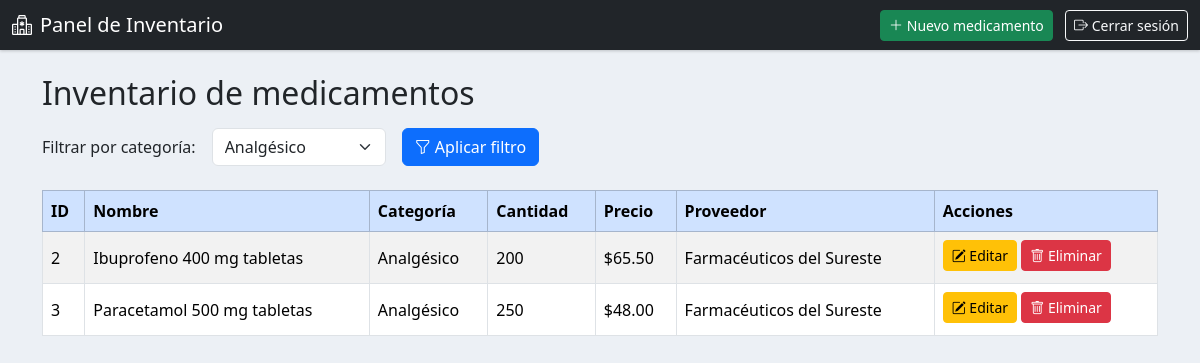
/panel.php?categoria=Analgésico (signed in), run on the app's committed database.
### tables this page shows
CREATE TABLE `medicamentos` (
  `id` int(11) NOT NULL AUTO_INCREMENT,
  `nombre` varchar(100) NOT NULL,
  `categoria` varchar(100) DEFAULT NULL,
  `cantidad` int(11) DEFAULT 0,
  `precio` decimal(10,2) DEFAULT NULL,
  `proveedor_id` int(11) DEFAULT NULL,
  `creado_en` timestamp NOT NULL DEFAULT current_timestamp(),
  `actualizado_en` timestamp NOT NULL DEFAULT current_timestamp() ON UPDATE current_timestamp(),
  PRIMARY KEY (`id`),
  KEY `fk_medicamento_proveedor` (`proveedor_id`),
  CONSTRAINT `fk_medicamento_proveedor` FOREIGN KEY (`proveedor_id`) REFERENCES `proveedores` (`id`) ON DELETE SET NULL ON UPDATE CASCADE
);

CREATE TABLE `proveedores` (
  `id` int(11) NOT NULL AUTO_INCREMENT,
  `nombre` varchar(100) NOT NULL,
  `telefono` varchar(20) DEFAULT NULL,
  `direccion` varchar(200) DEFAULT NULL,
  `creado_en` timestamp NOT NULL DEFAULT current_timestamp(),
  PRIMARY KEY (`id`)
);

### panel.php (the view, shortened to what this page needs)
<?php
require_once "conexion.php";
$categoria = isset($_GET['categoria']) ? trim($_GET['categoria']) : "";
$sql = "SELECT m.id, m.nombre, m.categoria, m.cantidad, m.precio,
               p.nombre AS proveedor
        FROM medicamentos m
        LEFT JOIN proveedores p ON m.proveedor_id = p.id";
if ($categoria !== "") {
    $sql .= " WHERE m.categoria = ?";
}
$sql .= " ORDER BY m.nombre ASC";
$stmt = $conexion->prepare($sql);
if ($categoria !== "") {
    $stmt->bind_param("s", $categoria);
}
$stmt->execute();
$resultado = $stmt->get_result();
$sqlCat = "SELECT DISTINCT categoria FROM medicamentos ORDER BY categoria";
$categoriasRes = $conexion->query($sqlCat);
?>
<!DOCTYPE html>
<html lang="es">
<head>
    <link href="https://cdn.jsdelivr.net/npm/bootstrap@5.3.3/dist/css/bootstrap.min.css" rel="stylesheet">
    <link rel="stylesheet" href="https://cdn.jsdelivr.net/npm/bootstrap-icons@1.11.3/font/bootstrap-icons.min.css">
</head>
<body>
<nav class="navbar navbar-dark bg-dark mb-4">
  <div class="container-fluid">
    <span class="navbar-brand mb-0 h1">
      <i class="bi bi-hospital me-2"></i>Panel de Inventario
    </span>
    <div>
      <a href="registro.php" class="btn btn-sm btn-success me-2">
        <i class="bi bi-plus-lg"></i> Nuevo medicamento
      </a>
      <a href="cerrar_sesion.php" class="btn btn-sm btn-outline-light">
        <i class="bi bi-box-arrow-right"></i> Cerrar sesión
      </a>
    </div>
  </div>
</nav>
<div class="container">
    <h2 class="mb-3">Inventario de medicamentos</h2>
    <form class="row g-3 mb-4" method="get" action="panel.php">
        <div class="col-auto">
            <label for="categoria" class="col-form-label">Filtrar por categoría:</label>
        </div>
        <div class="col-auto">
            <select name="categoria" id="categoria" class="form-select">
                <?php while ($rowCat = $categoriasRes->fetch_assoc()): ?>
                    <option value="<?php echo htmlspecialchars($rowCat['categoria']); ?>"
                        <?php if ($categoria === $rowCat['categoria']) echo "selected"; ?>>
                        <?php echo htmlspecialchars($rowCat['categoria']); ?>
                    </option>
                <?php endwhile; ?>
            </select>
        </div>
        <div class="col-auto">
            <button type="submit" class="btn btn-primary">
              <i class="bi bi-funnel"></i> Aplicar filtro
            </button>
        </div>
    </form>
    <div class="table-responsive">
      <table class="table table-striped table-bordered align-middle">
          <thead class="table-primary">
              <tr>
                  <th>ID</th>
                  <th>Nombre</th>
                  <th>Categoría</th>
                  <th>Cantidad</th>
                  <th>Precio</th>
                  <th>Proveedor</th>
                  <th>Acciones</th>
              </tr>
          </thead>
          <tbody>
          <?php if ($resultado->num_rows > 0): ?>
              <?php while ($med = $resultado->fetch_assoc()): ?>
                  <tr>
                      <td><?php echo $med['id']; ?></td>
                      <td><?php echo htmlspecialchars($med['nombre']); ?></td>
                      <td><?php echo htmlspecialchars($med['categoria']); ?></td>
                      <td><?php echo $med['cantidad']; ?></td>
                      <td>$<?php echo number_format($med['precio'], 2); ?></td>
                      <td><?php echo htmlspecialchars($med['proveedor'] ?? 'Sin proveedor'); ?></td>
                      <td>
                          <a href="editar_medicamento.php?id=<?php echo $med['id']; ?>" class="btn btn-sm btn-warning mb-1">
                              <i class="bi bi-pencil-square"></i> Editar
                          </a>
                          <a href="eliminar_medicamento.php?id=<?php echo $med['id']; ?>"
                             class="btn btn-sm btn-danger mb-1"
                             onclick="return confirm('¿Seguro que deseas eliminar este medicamento?');">
                              <i class="bi bi-trash"></i> Eliminar
                          </a>
                      </td>
                  </tr>
              <?php endwhile; ?>
          <?php else: ?>
              <tr>
                  <td colspan="7" class="text-center">No hay medicamentos registrados.</td>
              </tr>
          <?php endif; ?>
          </tbody>
      </table>
    </div>
</div>
</body>
</html>

### panel.php (style rules this page uses)
body { background-color:#ecf0f5; }
.navbar { box-shadow: 0 1px 3px rgba(0,0,0,.2); }

### data on the page
medicamentos: id "2", nombre "Ibuprofeno 400 mg tabletas", categoria "Analgésico", cantidad "200", precio "65.50", proveedor.nombre "Farmacéuticos del Sureste"
medicamentos: id "3", nombre "Paracetamol 500 mg tabletas", categoria "Analgésico", cantidad "250", precio "48.00", proveedor.nombre "Farmacéuticos del Sureste"

### other printed values
form field categoria "Analgésico"
